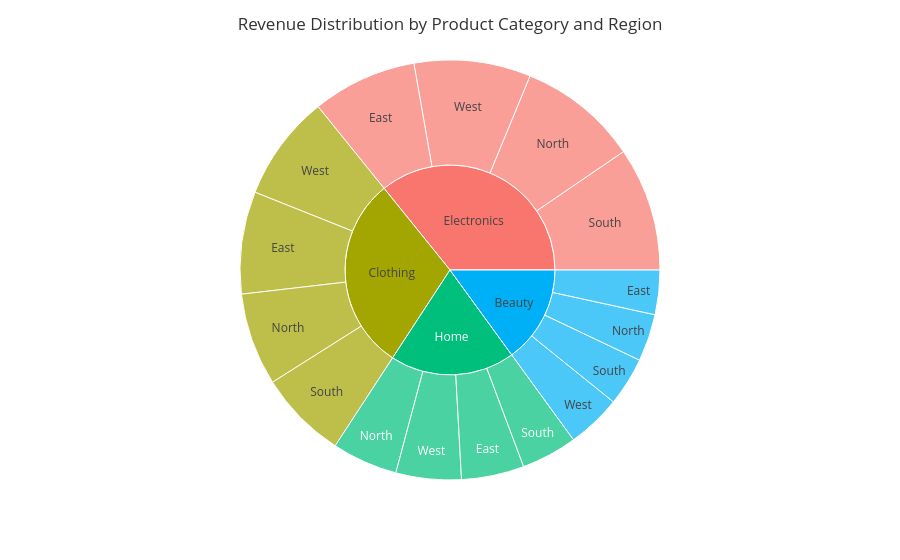

Source (notebook cell):
### Code cell
fig = px.sunburst(
    df,
    path=['product_category', 'region'],
    values='revenue'
)

fig.update_layout(
    title='Revenue Distribution by Product Category and Region',
    template='ggplot2'
)

fig.show()

### Figure 1 — Plotly figure (JSON) as saved in the notebook; plotly's stock layout.template omitted (floating-point values rounded to 4 significant figures)
{"data": [{"branchvalues": "total", "domain": {"x": [0, 1], "y": [0, 1]}, "hovertemplate": "labels=%{label}<br>revenue=%{value}<br>parent=%{parent}<br>id=%{id}<extra></extra>", "ids": ["Beauty/South", "Clothing/South", "Beauty/East", "Electronics/West", "Clothing/West", "Beauty/North", "Clothing/East", "Clothing/North", "Electronics/East", "Home/West", "Home/North", "Electronics/South", "Electronics/North", "Home/East", "Home/South", "Beauty/West", "Beauty", "Clothing", "Electronics", "Home"], "labels": ["South", "South", "East", "West", "West", "North", "East", "North", "East", "West", "North", "South", "North", "East", "South", "West", "Beauty", "Clothing", "Electronics", "Home"], "name": "", "parents": ["Beauty", "Clothing", "Beauty", "Electronics", "Clothing", "Beauty", "Clothing", "Clothing", "Electronics", "Home", "Home", "Electronics", "Electronics", "Home", "Home", "Beauty", "", "", "", ""], "type": "sunburst", "values": [191100.0, 348400.0, 174900.0, 458600.0, 416300.0, 186200.0, 402600.0, 364700.0, 411800.0, 257000.0, 258200.0, 487100.0, 472500.0, 246700.0, 220100.0, 213700.0, 765900.0, 1532000.0, 1830000.0, 982100.0]}], "layout": {"legend": {"tracegroupgap": 0}, "margin": {"t": 60}, "title": {"text": "Revenue Distribution by Product Category and Region"}}}
